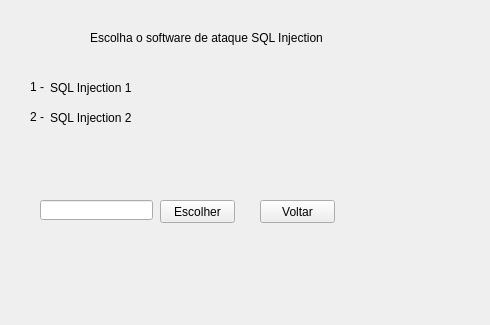
<?xml version="1.0" encoding="UTF-8"?>
<ui version="4.0">
 <class>Sql_MainWindow</class>
 <widget class="QMainWindow" name="Sql_MainWindow">
  <property name="geometry">
   <rect>
    <x>0</x>
    <y>0</y>
    <width>490</width>
    <height>325</height>
   </rect>
  </property>
  <property name="windowTitle">
   <string>SQL Injection</string>
  </property>
  <widget class="QWidget" name="centralwidget">
   <widget class="QLabel" name="label">
    <property name="geometry">
     <rect>
      <x>90</x>
      <y>30</y>
      <width>251</width>
      <height>16</height>
     </rect>
    </property>
    <property name="text">
     <string>Escolha o software de ataque SQL Injection</string>
    </property>
   </widget>
   <widget class="QLabel" name="l_sql1">
    <property name="geometry">
     <rect>
      <x>50</x>
      <y>80</y>
      <width>91</width>
      <height>16</height>
     </rect>
    </property>
    <property name="text">
     <string>SQL Injection 1</string>
    </property>
   </widget>
   <widget class="QLabel" name="l_sql2">
    <property name="geometry">
     <rect>
      <x>50</x>
      <y>110</y>
      <width>91</width>
      <height>16</height>
     </rect>
    </property>
    <property name="text">
     <string>SQL Injection 2</string>
    </property>
   </widget>
   <widget class="QLineEdit" name="inputSQL">
    <property name="geometry">
     <rect>
      <x>40</x>
      <y>200</y>
      <width>113</width>
      <height>20</height>
     </rect>
    </property>
   </widget>
   <widget class="QPushButton" name="btnChoiceSQL">
    <property name="geometry">
     <rect>
      <x>160</x>
      <y>200</y>
      <width>75</width>
      <height>23</height>
     </rect>
    </property>
    <property name="text">
     <string>Escolher</string>
    </property>
   </widget>
   <widget class="QPushButton" name="btnSQLVoltar">
    <property name="geometry">
     <rect>
      <x>260</x>
      <y>200</y>
      <width>75</width>
      <height>23</height>
     </rect>
    </property>
    <property name="text">
     <string>Voltar</string>
    </property>
   </widget>
   <widget class="QLabel" name="l_defesa_sql">
    <property name="geometry">
     <rect>
      <x>90</x>
      <y>260</y>
      <width>221</width>
      <height>16</height>
     </rect>
    </property>
    <property name="text">
     <string/>
    </property>
   </widget>
   <widget class="QLabel" name="label_2">
    <property name="geometry">
     <rect>
      <x>30</x>
      <y>80</y>
      <width>47</width>
      <height>13</height>
     </rect>
    </property>
    <property name="text">
     <string>1 -</string>
    </property>
   </widget>
   <widget class="QLabel" name="label_3">
    <property name="geometry">
     <rect>
      <x>30</x>
      <y>110</y>
      <width>47</width>
      <height>13</height>
     </rect>
    </property>
    <property name="text">
     <string>2 -</string>
    </property>
   </widget>
  </widget>
 </widget>
 <resources/>
 <connections/>
</ui>
